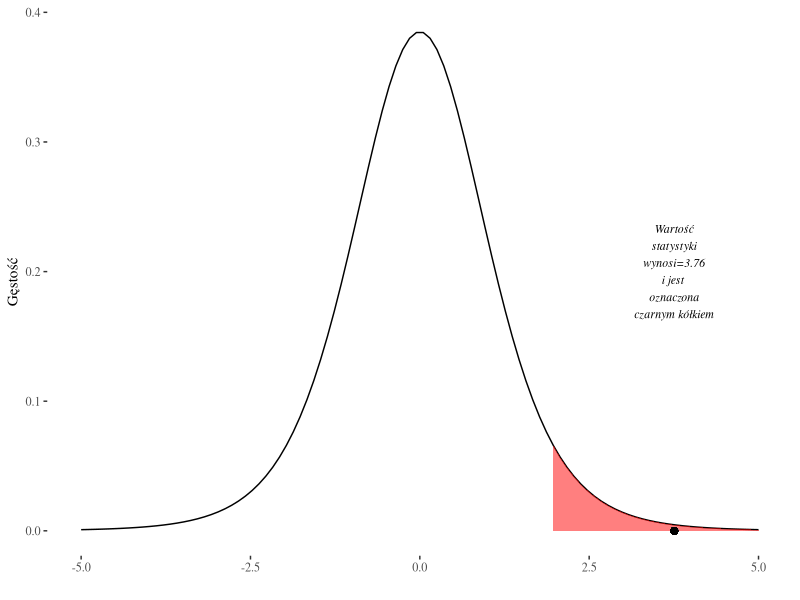
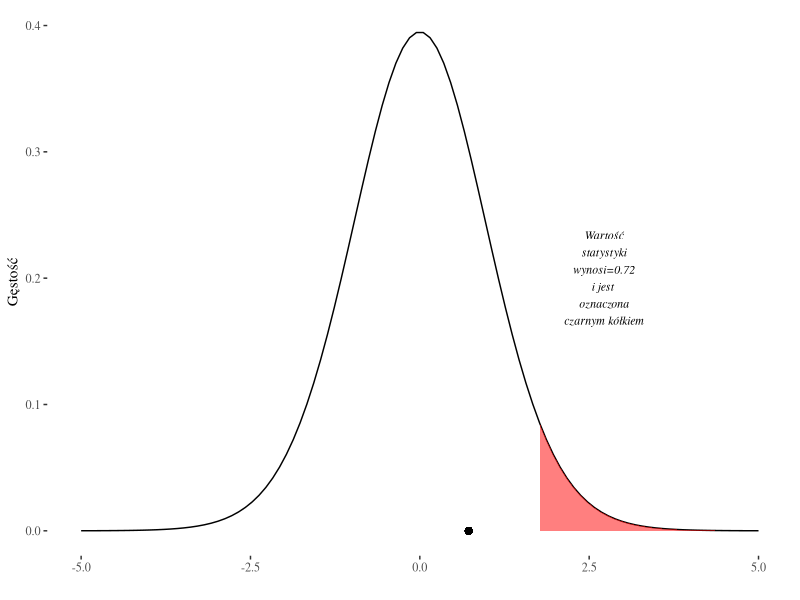

Write the R code that produced these figures, in order.
## ---- chunk 1
t_dens_auc <- function(n,t_kr,t_emp,xtext=0){
  library(ggplot2)
  library(ggthemes)
  
  den_curve <- data.frame(x=seq(-5,5,length=100),
                          y=dt(seq(-5,5,length=100),n-1))
  
  p <- qplot(data=den_curve,
             x=x,
             y=y,
             geom='line') +
    geom_ribbon(data=subset(den_curve, x > t_kr),
                aes(ymax=y,ymin=0),
                fill='red',
                colour=NA,
                alpha=0.5) +
    geom_point(aes(x=t_emp,
                   y=0),
               shape=20,
               size=3)+
    annotate('text',
             x=t_emp+xtext,
             y=0.2,
             label=paste0('Wartość\nstatystyki\nwynosi=',
                          round(t_emp,2),
                          '\ni jest \noznaczona\nczarnym kółkiem'),
             size=3,
             fontface=3,
             family='serif') +
    ylab('Gęstość') +
    xlab('') + 
    theme_tufte()
  return(p)
}

## ---- chunk 2
dane <- c(3500, 3200, 3000, 4000, 3300, 3800, 4200, 3400)
m <- mean(dane)
s <- sd(dane)
n <- length(dane)
alpha = 0.05
m0 <- 3000
t_kr <- qt(1-alpha,n-1)
t_emp <- (m-m0)/s*sqrt(n)
## ---- chunk 3
t_dens_auc(n,t_kr,t_emp)

## ---- chunk 4
m <- 2.65
vx <- 0.4
s <- m*vx
alpha <- 0.05
m0 <- 2.5
n <- 26
t_kr <- qt(1-alpha,n-1)
t_emp <- (m-m0)/s*sqrt(n)
## ---- chunk 5
t_dens_auc(n,t_kr,t_emp,xtext=2)
